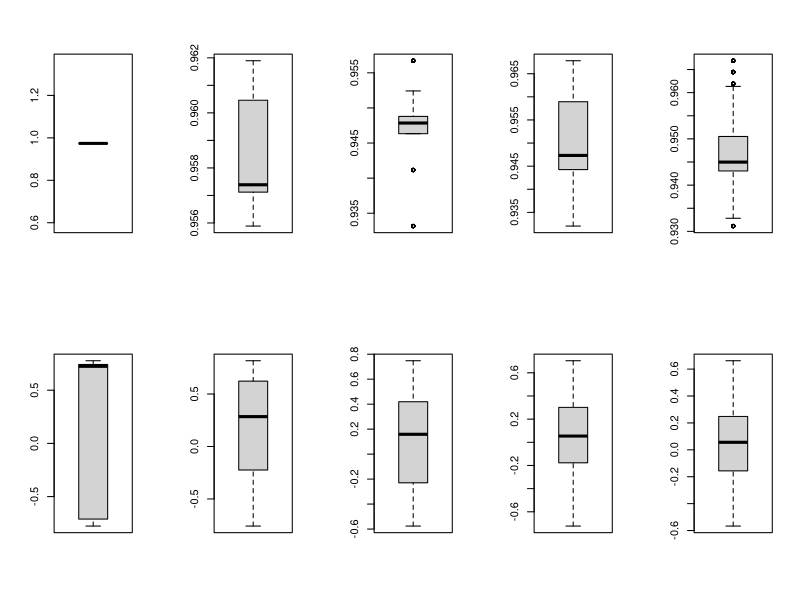

Source code (R): (Note: this script raises an error after producing the figure.)
#######################

##Risk measure - DP
##Following Jiang et. al 2015

#######################
library(FactoMineR)
library(VGAM)

numObs = 100
numVar = 1000
beta = c(0.5, 3)

x = rnorm(numObs, mean = 2, sd = 1)
y = matrix(NA, nrow = numObs, ncol = numVar)
for(i in 1:ncol(y)){
    y[, i] = beta[1] + beta[2]*x + rnorm(numObs)
}

d = c(2, 5, 10, 20, 30, 40, 50, 60, 70, 80, 90,
      99, 100, 101, 200, 300, 400, 500, 600, 700, 800, 900, 1000)
resultsR = vector("list", length(d))
resultsE = vector("list", length(d))
for(a in 1:length(d)){
    DF = y[ , 1:d[a]]
    DFE = DF
    
    epsilon = seq(0.01, 1, 0.09)
    resultsR[[a]] = matrix(NA, nrow = d[a], ncol = length(epsilon))
    resultsE[[a]] = matrix(NA, nrow = d[a], ncol = length(epsilon))
    for(b in 1:length(epsilon)){
        for(i in 1:ncol(DF)){
            DFE[, i] = DF[, i] + rlaplace(numObs, 0, (3*d[a]) / epsilon[b] )
        }
        boo = PCA(DF, graph = F)
        foo = PCA(DFE, graph = F)
        
        resultsR[[a]][, b] = dimdesc(boo, axes = 1, proba = 0.05)$Dim.1$quanti[, 1]
        resultsE[[a]][, b] = dimdesc(foo, axes = 1, proba = 1)$Dim.1$quanti[, 1]
        
        cat(b)
    }
    cat(a, "\n")
}

par(mfcol = c(2, 5))
for(c in 1:5){
    boxplot(c(resultsR[[c]]))
    boxplot(c(resultsE[[c]]))
}




#factanal(DF, 1)
#factanal(DFE, 1)


#####
##
#####
epsilon = 0.1
noiseL = matrix(NA, nrow = d, ncol = d)
noiseL[upper.tri(noiseL, diag = T)] = rlaplace( ((d^2 + d) / 2), 0, (2 * d) / (numObs*epsilon) )
for(i in 1:d){
    for(j in 1:d){
        noiseL[j, i] = noiseL[i, j]
    }
}

noiseCOV = (t(XDF) %*% XDF) / numObs + noiseL
noiseDecomp = eigen(noiseCOV)
noiseX = origSVD$u %*% diag(noiseDecomp$values) %*% t(noiseDecomp$vectors)

#eigen(cov(XDF))
#eigen(noiseCOV)

origPCA = princomp(XDF)
cor(origPCA$scores[,1], x1)



## wishart method
noiseCOV2 = rWishart(1, d, C)[, , 1] + cov(XDF)
noisePCA = princomp(covmat = noiseCOV2)


##### make orthogonal
setEign = 3 / (2 * numObs * epsilon)

tmp <- rnorm(2) 
tmp.qr <- qr(tmp) 
tmp.complete <- qr.Q(tmp.qr, complete=TRUE) 

C = tmp.complete %*% diag(x = setEign, 2) %*% t(tmp.complete)


#############
scaleData = scale(XDF)
origSVD = svd(scaleData)
gsU = c(sqrt(numObs) / abs((origSVD$d[1] - origSVD$d[2])))
gsLam = sqrt(2*ncol(scaleData))
epsilon = 1
noiseU = origSVD$u[, 2:3, drop = F] + rlaplace(numObs, scale = gsU / epsilon )
noiseLam = origSVD$d[2:3] + rlaplace(1, scale = gsLam / epsilon )

tmp = qr(noiseU)
orthU = qr.Q(tmp, complete=TRUE)[,1:2]

summary(orthU %*% diag(noiseLam, 2) %*% t(origSVD$v[, 2:3, drop = F]))
summary(origSVD$u[, 2:3] %*% diag(origSVD$d[2:3], 2) %*% t(origSVD$v[, 2:3]))
plot(orthU %*% diag(noiseLam, 2) %*% t(origSVD$v[, 2:3, drop = F]))
plot(origSVD$u[, 2:3] %*% diag(origSVD$d[2:3], 2) %*% t(origSVD$v[, 2:3]))
cor(orthU %*% diag(noiseLam, 2) %*% t(origSVD$v[, 2:3, drop = F]))
cor(origSVD$u[, 2:3] %*% diag(origSVD$d[2:3], 2) %*% t(origSVD$v[, 2:3]))
